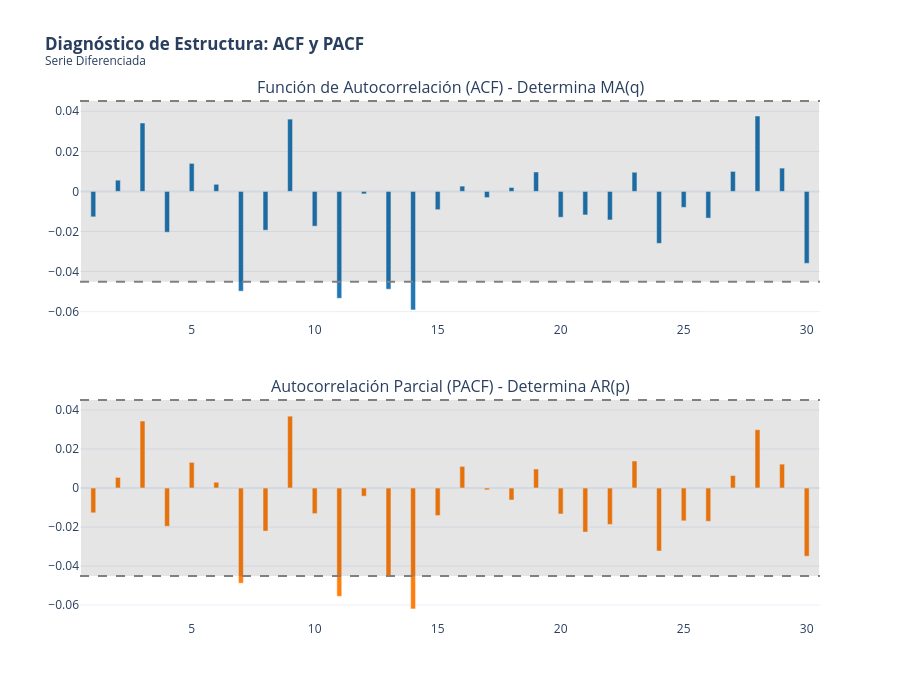

Notebook code for this chart:
### Markdown cell above
## <font color= #003366> **Gráficas de ACF y PACF** </font>

### Code cell
ts_analysis = df['diff_1'].dropna()

# Parámetros
lags = 30  # 30 días
alpha = 0.05 # Nivel de significancia del 95%

# Cálculo de valores ACF y PACF
acf_vals = acf(ts_analysis, nlags=lags, alpha=alpha)[0][1:]
pacf_vals = pacf(ts_analysis, nlags=lags, alpha=alpha)[0][1:]

# Colocamos manualmente el intervalo de confianza para plotly
n = len(ts_analysis)
conf_interval = 1.96 / np.sqrt(n)


fig = make_subplots(rows=2, cols=1,
                    subplot_titles=("Función de Autocorrelación (ACF) - Determina MA(q)",
                                    "Autocorrelación Parcial (PACF) - Determina AR(p)"),
                    vertical_spacing=0.15)

# ACF

fig.add_trace(go.Bar(
    x=list(range(1, lags+1)), y=acf_vals,
    name='ACF', marker_color='rgb(31, 119, 180)', showlegend=False
), row=1, col=1)

# Intervalos de confianza (Sombreado)
fig.add_shape(type="rect",
    x0=0.5, y0=-conf_interval, x1=lags+0.5, y1=conf_interval,
    line=dict(color="rgba(0,0,0,0)"), fillcolor="rgba(0,0,0,0.1)",
    row=1, col=1
)
# Líneas límite
fig.add_hline(y=conf_interval, line_dash="dash", line_color="gray", row=1, col=1)
fig.add_hline(y=-conf_interval, line_dash="dash", line_color="gray", row=1, col=1)

# PACF

fig.add_trace(go.Bar(
    x=list(range(1, lags+1)), y=pacf_vals,
    name='PACF', marker_color='rgb(255, 127, 14)', showlegend=False
), row=2, col=1)

# Intervalos de confianza
fig.add_shape(type="rect",
    x0=0.5, y0=-conf_interval, x1=lags+0.5, y1=conf_interval,
    line=dict(color="rgba(0,0,0,0)"), fillcolor="rgba(0,0,0,0.1)",
    row=2, col=1
)
# Líneas límite
fig.add_hline(y=conf_interval, line_dash="dash", line_color="gray", row=2, col=1)
fig.add_hline(y=-conf_interval, line_dash="dash", line_color="gray", row=2, col=1)


fig.update_layout(
    title='<b>Diagnóstico de Estructura: ACF y PACF</b><br><sup>Serie Diferenciada</sup>',
    template='plotly_white',
    height=700,
    bargap=0.8 # Barras delgadas estilo lollipop
)

fig.show()

### Figure 1 — Plotly figure (JSON) as saved in the notebook; plotly's stock layout.template omitted (floating-point values rounded to 4 significant figures)
{"data": [{"marker": {"color": "rgb(31, 119, 180)"}, "name": "ACF", "showlegend": false, "type": "bar", "x": [1, 2, 3, 4, 5, 6, 7, 8, 9, 10, 11, 12, 13, 14, 15, 16, 17, 18, 19, 20, 21, 22, 23, 24, 25, 26, 27, 28, 29, 30], "xaxis": "x", "y": [-0.01269, 0.005604, 0.03414, -0.02038, 0.01399, 0.003548, -0.0498, -0.01935, 0.03609, -0.01736, -0.05336, -0.001239, -0.04882, -0.05917, -0.009117, 0.002641, -0.003078, 0.001942, 0.009707, -0.01289, -0.01174, -0.01424, 0.00957, -0.02593, -0.007959, -0.01333, 0.009987, 0.03763, 0.01163, -0.03591], "yaxis": "y"}, {"marker": {"color": "rgb(255, 127, 14)"}, "name": "PACF", "showlegend": false, "type": "bar", "x": [1, 2, 3, 4, 5, 6, 7, 8, 9, 10, 11, 12, 13, 14, 15, 16, 17, 18, 19, 20, 21, 22, 23, 24, 25, 26, 27, 28, 29, 30], "xaxis": "x2", "y": [-0.0127, 0.00545, 0.03434, -0.01961, 0.01316, 0.002958, -0.0488, -0.02206, 0.03684, -0.01312, -0.05551, -0.004176, -0.04542, -0.06199, -0.01411, 0.01109, -0.0009319, -0.00613, 0.009767, -0.01329, -0.02257, -0.01867, 0.01387, -0.03227, -0.01681, -0.01704, 0.006404, 0.02992, 0.01225, -0.03496], "yaxis": "y2"}], "layout": {"annotations": [{"font": {"size": 16}, "showarrow": false, "text": "Función de Autocorrelación (ACF) - Determina MA(q)", "x": 0.5, "xanchor": "center", "xref": "paper", "y": 1, "yanchor": "bottom", "yref": "paper"}, {"font": {"size": 16}, "showarrow": false, "text": "Autocorrelación Parcial (PACF) - Determina AR(p)", "x": 0.5, "xanchor": "center", "xref": "paper", "y": 0.425, "yanchor": "bottom", "yref": "paper"}], "bargap": 0.8, "height": 700, "shapes": [{"fillcolor": "rgba(0,0,0,0.1)", "line": {"color": "rgba(0,0,0,0)"}, "type": "rect", "x0": 0.5, "x1": 30.5, "xref": "x", "y0": -0.04513, "y1": 0.04513, "yref": "y"}, {"line": {"color": "gray", "dash": "dash"}, "type": "line", "x0": 0, "x1": 1, "xref": "x domain", "y0": 0.04513, "y1": 0.04513, "yref": "y"}, {"line": {"color": "gray", "dash": "dash"}, "type": "line", "x0": 0, "x1": 1, "xref": "x domain", "y0": -0.04513, "y1": -0.04513, "yref": "y"}, {"fillcolor": "rgba(0,0,0,0.1)", "line": {"color": "rgba(0,0,0,0)"}, "type": "rect", "x0": 0.5, "x1": 30.5, "xref": "x2", "y0": -0.04513, "y1": 0.04513, "yref": "y2"}, {"line": {"color": "gray", "dash": "dash"}, "type": "line", "x0": 0, "x1": 1, "xref": "x2 domain", "y0": 0.04513, "y1": 0.04513, "yref": "y2"}, {"line": {"color": "gray", "dash": "dash"}, "type": "line", "x0": 0, "x1": 1, "xref": "x2 domain", "y0": -0.04513, "y1": -0.04513, "yref": "y2"}], "title": {"text": "<b>Diagnóstico de Estructura: ACF y PACF</b><br><sup>Serie Diferenciada</sup>"}, "xaxis": {"anchor": "y", "domain": [0, 1]}, "xaxis2": {"anchor": "y2", "domain": [0, 1]}, "yaxis": {"anchor": "x", "domain": [0.575, 1]}, "yaxis2": {"anchor": "x2", "domain": [0, 0.425]}}}
